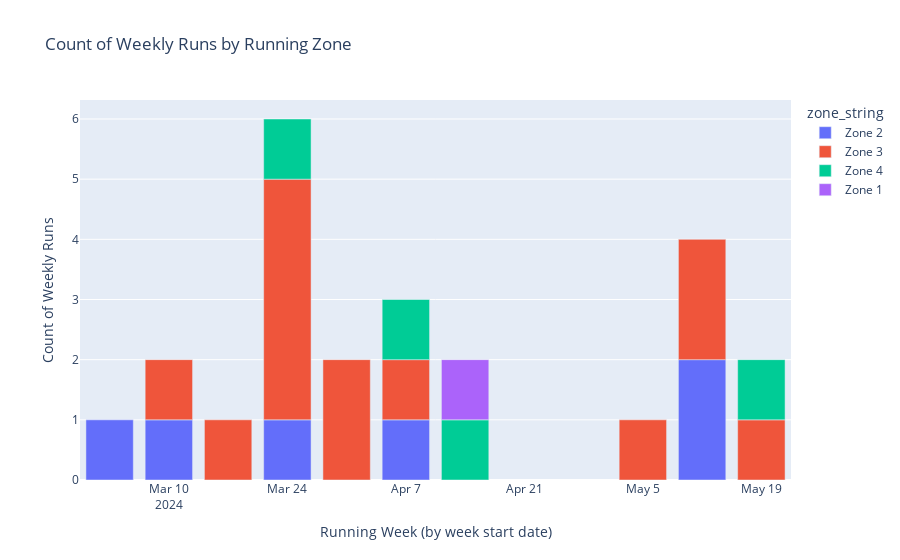

Notebook code cell kept with this figure:
### Code cell
fig = px.bar(running_zone, x = "start_date", y = "suffer_score",color = "zone_string", title = "Count of Weekly Runs by Running Zone")
fig.update_layout(xaxis_title ="Running Week (by week start date)", yaxis_title = "Count of Weekly Runs")
fig.show()

### Figure 1 — Plotly figure (JSON) as saved in the notebook; plotly's stock layout.template omitted (floating-point values rounded to 4 significant figures)
{"data": [{"alignmentgroup": "True", "hovertemplate": "zone_string=Zone 2<br>start_date=%{x}<br>suffer_score=%{y}<extra></extra>", "legendgroup": "Zone 2", "marker": {"color": "#636efa", "pattern": {"shape": ""}}, "name": "Zone 2", "offsetgroup": "Zone 2", "orientation": "v", "showlegend": true, "textposition": "auto", "type": "bar", "x": ["2024-03-03T00:00:00+00:00", "2024-03-10T00:00:00+00:00", "2024-03-24T00:00:00+00:00", "2024-04-07T00:00:00+00:00", "2024-05-12T00:00:00+00:00"], "xaxis": "x", "y": [1, 1, 1, 1, 2], "yaxis": "y"}, {"alignmentgroup": "True", "hovertemplate": "zone_string=Zone 3<br>start_date=%{x}<br>suffer_score=%{y}<extra></extra>", "legendgroup": "Zone 3", "marker": {"color": "#EF553B", "pattern": {"shape": ""}}, "name": "Zone 3", "offsetgroup": "Zone 3", "orientation": "v", "showlegend": true, "textposition": "auto", "type": "bar", "x": ["2024-03-10T00:00:00+00:00", "2024-03-17T00:00:00+00:00", "2024-03-24T00:00:00+00:00", "2024-03-31T00:00:00+00:00", "2024-04-07T00:00:00+00:00", "2024-05-05T00:00:00+00:00", "2024-05-12T00:00:00+00:00", "2024-05-19T00:00:00+00:00"], "xaxis": "x", "y": [1, 1, 4, 2, 1, 1, 2, 1], "yaxis": "y"}, {"alignmentgroup": "True", "hovertemplate": "zone_string=Zone 4<br>start_date=%{x}<br>suffer_score=%{y}<extra></extra>", "legendgroup": "Zone 4", "marker": {"color": "#00cc96", "pattern": {"shape": ""}}, "name": "Zone 4", "offsetgroup": "Zone 4", "orientation": "v", "showlegend": true, "textposition": "auto", "type": "bar", "x": ["2024-03-24T00:00:00+00:00", "2024-04-07T00:00:00+00:00", "2024-04-14T00:00:00+00:00", "2024-05-19T00:00:00+00:00"], "xaxis": "x", "y": [1, 1, 1, 1], "yaxis": "y"}, {"alignmentgroup": "True", "hovertemplate": "zone_string=Zone 1<br>start_date=%{x}<br>suffer_score=%{y}<extra></extra>", "legendgroup": "Zone 1", "marker": {"color": "#ab63fa", "pattern": {"shape": ""}}, "name": "Zone 1", "offsetgroup": "Zone 1", "orientation": "v", "showlegend": true, "textposition": "auto", "type": "bar", "x": ["2024-04-14T00:00:00+00:00"], "xaxis": "x", "y": [1], "yaxis": "y"}], "layout": {"autosize": true, "barmode": "relative", "legend": {"title": {"text": "zone_string"}, "tracegroupgap": 0}, "title": {"text": "Count of Weekly Runs by Running Zone"}, "xaxis": {"anchor": "y", "autorange": true, "domain": [0, 1], "range": ["2024-02-28 12:00", "2024-05-22 12:00"], "title": {"text": "Running Week (by week start date)"}, "type": "date"}, "yaxis": {"anchor": "x", "autorange": true, "domain": [0, 1], "range": [0, 6.316], "title": {"text": "Count of Weekly Runs"}, "type": "linear"}}}
